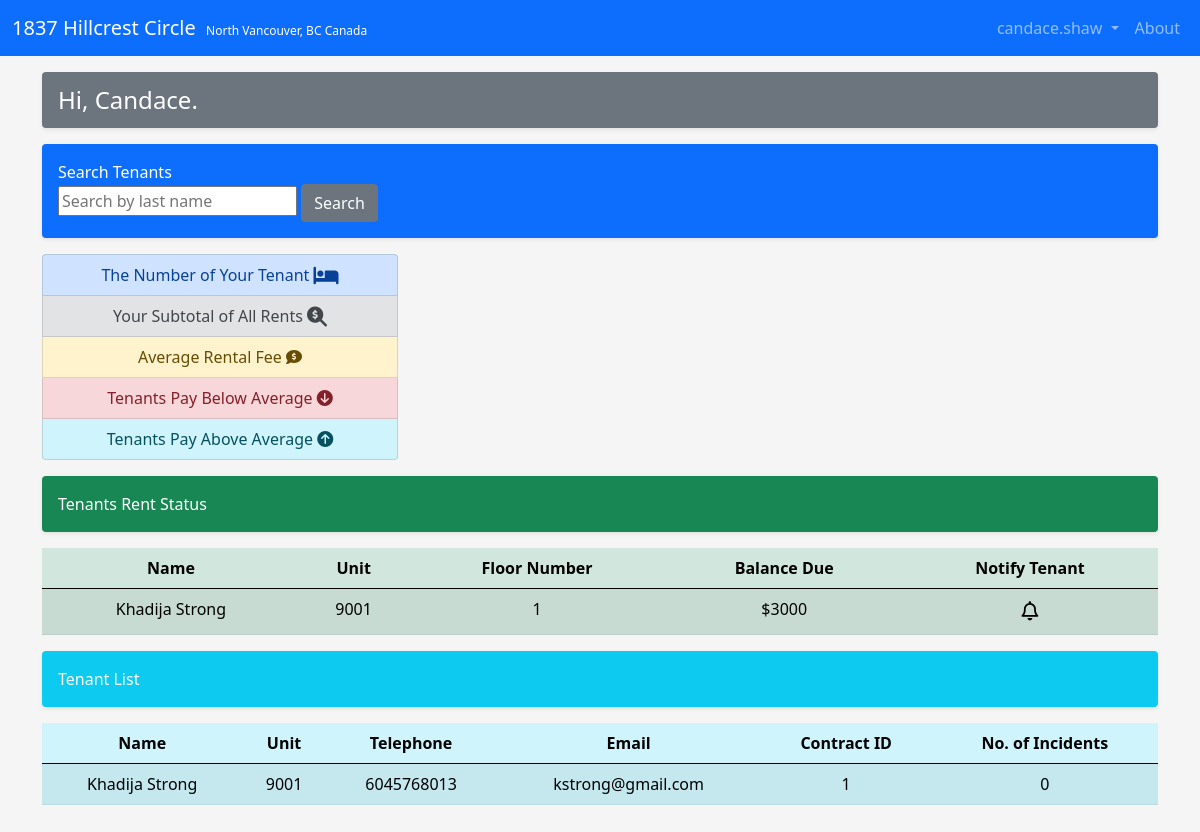
Screenshot of /views/landlordHomepage.php (signed in) with the database file from the repository.
### tables this page shows
CREATE TABLE ApartmentBuilding_Address(
    Address CHAR(50) PRIMARY KEY,
    City CHAR(50),
    Province CHAR(2),
    Country CHAR(50),
    FOREIGN KEY (Address) REFERENCES ApartmentBuilding(Address)
);

CREATE TABLE Landlord(
    SIN INTEGER PRIMARY KEY,
    FirstName CHAR(30),
    LastName CHAR(30),
    DateOfBirth DATE,
    CONSTRAINT unique_landlord UNIQUE(FirstName, LastName)
);

CREATE TABLE Landlord_Account(
    FirstName CHAR(30),
    LastName CHAR(30),
    Email CHAR(50),
    TelephoneNumber TEXT,
    AccountUsername CHAR(60) NOT NULL UNIQUE,
    PRIMARY KEY(FirstName, LastName),
    FOREIGN KEY(FirstName, LastName) REFERENCES Landlord(FirstName, LastName) ON DELETE CASCADE ON UPDATE CASCADE,
    FOREIGN KEY(AccountUsername) REFERENCES Account(Username) ON UPDATE CASCADE
);

CREATE TABLE ApartmentSpace(
    RoomID INTEGER PRIMARY KEY,
    BuildingID INTEGER NOT NULL,
    FloorNo INTEGER,
    NumberOfRooms INTEGER,
    FlooringType CHAR(40),
    Description TEXT,
    ApartmentCondition CHAR(100),
    IsFurnished CHAR(3),
      AreaSize INTEGER,
    FOREIGN KEY (BuildingID) REFERENCES ApartmentBuilding(BuildingID)
        ON DELETE CASCADE
        ON UPDATE CASCADE
);

### controllers/landlord.inc.php (called while the page is built, shortened)
<?php
    function getLandlordInfo($conn, $username) {
        $sql_get_landlordInfo = "SELECT la.FirstName, la.LastName, la.Email, la.TelephoneNumber, l.DateOfBirth, l.SIN, ab.Address FROM Landlord l, Landlord_Account la, ApartmentBuilding ab, ApartmentBuilding_Address aba WHERE l.FirstName=la.FirstName AND l.LastName=la.LastName AND la.AccountUsername='$username' AND ab.LandlordSIN=l.SIN AND ab.Address=aba.Address";
        $result_landlordInfo = $conn->query($sql_get_landlordInfo);
        $row_landlordInfo = mysqli_fetch_assoc($result_landlordInfo);
        $landlordInfo = [
            'FirstName' => $row_landlordInfo['FirstName'],
            'LastName' => $row_landlordInfo['LastName'],
            'Email' => $row_landlordInfo['Email'],
            'TelephoneNumber' => $row_landlordInfo['TelephoneNumber'],
            'DateOfBirth' => $row_landlordInfo['DateOfBirth'],
            'SIN' => $row_landlordInfo['SIN'],
            'Address' => $row_landlordInfo['Address']
        ];
        return $landlordInfo;
    }
    function getLandlordSIN($conn, $username) {
        $sql_get_landlordSIN = "SELECT l.SIN FROM Landlord l, Landlord_Account la WHERE AccountUsername='$username' AND l.FirstName=la.FirstName AND l.LastName=la.LastName";
        $result_landlordSIN = $conn->query($sql_get_landlordSIN);
        $landlordSIN = mysqli_fetch_assoc($result_landlordSIN)['SIN'];
        return $landlordSIN;
    }
    function getAllTenantsRentStatus($conn, $landlordSIN) {
        $sql_get_allTenantsRentStatus = "SELECT DISTINCT t.FirstName, t.LastName, aps.RoomID, aps.FloorNo, c.RentalFee FROM Tenant t, Tenant_Account ta, Landlord l, ApartmentSpace aps, ApartmentBuilding ab, Contract c WHERE ab.LandlordSIN=$landlordSIN AND ab.BuildingID=aps.BuildingID AND ta.ApartmentRoomID=aps.RoomID AND t.FirstName=ta.FirstName AND t.LastName=ta.LastName AND ta.ContractID=c.ContractID";
        $result_allTenantsRentStatus = $conn->query($sql_get_allTenantsRentStatus);
        $allTenantsRentStatus = [];
        while ($row_curr = mysqli_fetch_assoc($result_allTenantsRentStatus)) {
            $curr_tenant = [
                'FirstName' => $row_curr['FirstName'],
                'LastName' => $row_curr['LastName'],
                'RoomID' => $row_curr['RoomID'],
                'FloorNo' => $row_curr['FloorNo'],
                'RentalFee' => $row_curr['RentalFee']
            ];
            array_push($allTenantsRentStatus, $curr_tenant);
        }
        return $allTenantsRentStatus;
    }
    function getAllTenants($conn, $landlordSIN) {
        $sql_get_allTenants = "SELECT DISTINCT t.FirstName, t.LastName, aps.RoomID, ta.TelephoneNum, ta.Email, ta.ContractID, ta.NumOfIncidents FROM Tenant t, Tenant_Account ta, Landlord l, ApartmentSpace aps, ApartmentBuilding ab WHERE ab.LandlordSIN=$landlordSIN AND ab.BuildingID=aps.BuildingID AND ta.ApartmentRoomID=aps.RoomID AND t.FirstName=ta.FirstName AND t.LastName=ta.LastName";
        $result_allTenants = $conn->query($sql_get_allTenants);
        $allTenants = [];
        while ($row_curr = mysqli_fetch_assoc($result_allTenants)) {
            $curr_tenant = [
                'FirstName' => $row_curr['FirstName'],
                'LastName' => $row_curr['LastName'],
                'RoomID' => $row_curr['RoomID'],
                'TelephoneNum' => $row_curr['TelephoneNum'],
                'Email' => $row_curr['Email'],
                'ContractID' => $row_curr['ContractID'],
                'NumOfIncidents' => $row_curr['NumOfIncidents']
            ];
            array_push($allTenants, $curr_tenant);
        }
        return $allTenants;
    }

### views/landlordHomepage.php (the view, shortened to what this page needs)
<?php
    include '../views/templates/header.php';
    include '../views/templates/navbar.php';
    include '../controllers/landlord.inc.php';
    $landlordInfo = getLandlordInfo($GLOBALS['conn'], $_SESSION['username']);
    $landlordSIN = getLandlordSIN($GLOBALS['conn'], $_SESSION['username']);
    $allTenantsRentStatus = getAllTenantsRentStatus($GLOBALS['conn'], $landlordSIN);
    $allTenants = getAllTenants($GLOBALS['conn'], $landlordSIN);
?>
<main class="container pb-3">
    <div class="d-flex p-3 my-3 text-white bg-secondary rounded shadow-sm">
        <div class="lh-1">
            <h4 class="mb-0 text-white lh-1">Hi, <?php echo $landlordInfo['FirstName']; ?>.</h4>
        </div>
    </div>
    <div class="my-3 p-3 bg-primary text-white rounded shadow-sm" style="text-align: initial">
        Search Tenants
        <div>
            <input type="text"
                   name="searchTenants"
                   id="searchTenantByLastNameText"
                   placeholder="Search by last name"
                   value="" required>
            <button class="register-btn btn btn-secondary"
                    type="submit"
                    id="searchTenantByLastNameSubmit"
                    name="searchTenantByLastNameSubmit"
                    value=""
                    form="searchTenantByLastNameForm">Search</button>
        </div>
    </div>
    <div class="row">
        <div class="col-4">
            <div class="list-group" id="list-tab" role="tablist">
                <a class="list-group-item list-group-item-action list-group-item-primary" id="list-numOfTenants-list" data-bs-toggle="list" href="#list-numOfTenants" role="tab" aria-controls="list-numOfTenants">The Number of Your Tenant <i class="fas fa-bed fa-lg"></i></a>
                <a class="list-group-item list-group-item-action list-group-item-secondary" id="list-totalRents-list" data-bs-toggle="list" href="#list-totalRents" role="tab" aria-controls="list-totalRents">Your Subtotal of All Rents <i class="fas fa-search-dollar fa-lg"></i></a>
                <a class="list-group-item list-group-item-action list-group-item-warning" id="list-averageRentalFee-list" data-bs-toggle="list" href="#list-averageRentalFee" role="tab" aria-controls="list-averageRentalFee">Average Rental Fee <i class="fas fa-comment-dollar"></i></a>
                <a class="list-group-item list-group-item-action list-group-item-danger" id="list-tenantsBelowAverage-list" data-bs-toggle="list" href="#list-tenantsBelowAverage" role="tab" aria-controls="list-tenantsBelowAverage">Tenants Pay Below Average <i class="fas fa-arrow-circle-down"></i></a>
                <a class="list-group-item list-group-item-action list-group-item-info" id="list-tenantsAboveAverage-list" data-bs-toggle="list" href="#list-tenantsAboveAverage" role="tab" aria-controls="list-tenantsAboveAverage">Tenants Pay Above Average <i class="fas fa-arrow-circle-up"></i></i></a>
            </div>
        </div>
        <div class="col-8">
        </div>
    </div>
    <div class="my-3 p-3 bg-success text-white rounded shadow-sm" style="text-align: initial">
        Tenants Rent Status
    </div>
    <table class="table table-success table-striped">
        <thead>
            <tr>
                <th scope="col">Name</th>
                <th scope="col">Unit</th>
                <th scope="col">Floor Number</th>
                <th scope="col">Balance Due</th>
                <th scope="col">Notify Tenant</th>
            </tr>
        </thead>
        <tbody>
            <?php
                foreach ($allTenantsRentStatus as $tenantRentStatus) {
                    echo "<tr>
                                <td>{$tenantRentStatus['FirstName']} {$tenantRentStatus['LastName']}</td>
                                <td>{$tenantRentStatus['RoomID']}</td>
                                <td>{$tenantRentStatus['FloorNo']}</td>
                                <td>\${$tenantRentStatus['RentalFee']}</td>
                                <td><span style='font-size:1.2em;'>
                                    <a href='#' style='text-decoration:none;color:black;'><i class='far fa-bell'></i></a>
                                </span></td>
                        </tr>";
                }
            ?>
        </tbody>
    </table>
    <div class="my-3 p-3 bg-info text-white rounded shadow-sm" style="text-align: initial">
        Tenant List
    </div>
    <table class="table table-info table-striped">
        <thead>
        <tr>
            <th scope="col">Name</th>
            <th scope="col">Unit</th>
            <th scope="col">Telephone</th>
            <th scope="col">Email</th>
            <th scope="col">Contract ID</th>
            <th scope="col">No. of Incidents</th>
        </tr>
        </thead>
        <tbody>
            <?php
                foreach ($allTenants as $tenant) {
                    echo "<tr>
                            <td>{$tenant['FirstName']} {$tenant['LastName']}</td>
                            <td>{$tenant['RoomID']}</td>
                            <td>{$tenant['TelephoneNum']}</td>
                            <td>{$tenant['Email']}</td>
                            <td>{$tenant['ContractID']}</td>
                            <td>{$tenant['NumOfIncidents']}</td>
                        </tr>";
                }
            ?>
        </tbody>
    </table>
</main>
<link href="../css/application.css" rel="stylesheet">
<?php include('../views/templates/footer.php'); ?>

### views/templates/header.php (shortened to what this page needs)
<!doctype html>
<html lang="en">
<head>
    <link href="https://cdn.jsdelivr.net/npm/bootstrap@5.0.1/dist/css/bootstrap.min.css" rel="stylesheet">
</head>
<body class="text-center">

### views/templates/navbar.php (shortened to what this page needs)
<?php
    require '../controllers/navbar.inc.php';
?>
<nav class="navbar navbar-expand-lg navbar-dark bg-primary">
    <div class="container-fluid">
        <?php
            $userType = checkUserType($GLOBALS['conn'], $_SESSION['username']);
            setNavbarView($GLOBALS['conn'], $_SESSION['username'], $userType);
        ?>
        <div class="collapse navbar-collapse" id="navbarNavDropdown">
            <ul class="navbar-nav ms-auto">
                <li class="nav-item dropdown">
                    <a class="nav-link dropdown-toggle" href="#" id="navbarDropdownMenuLink" role="button" data-bs-toggle="dropdown" aria-expanded="false">
                        <?php echo $_SESSION['username']; ?>
                    </a>
                </li>
                <li class="nav-item">
                    <a class="nav-link" href="../views/aboutViewPage.php">About</a>
                </li>
            </ul>
        </div>
    </div>
</nav>

### controllers/navbar.inc.php (shortened to what this page needs)
<?php
    function setNavbarView($conn, $username, $userType) {
        if ($userType === "tenant") {
            $sql_tenant = 'SELECT aps.RoomID, aps.FloorNo, aba.Address, aba.City FROM Tenant_Account ta JOIN ApartmentSpace aps';
            $sql_tenant .= ' JOIN ApartmentBuilding ab JOIN ApartmentBuilding_Address aba';
            $sql_tenant .= ' WHERE ta.AccountUsername="'.$username.'"';
            $sql_tenant .= ' AND ta.ApartmentRoomID=aps.RoomID AND aps.BuildingID=ab.BuildingID AND ab.Address=aba.Address';
            $result_tenant = $conn->query($sql_tenant);
            if ($row_tenant = mysqli_fetch_assoc($result_tenant)) {
                echo '<a class="navbar-brand" href="tenantHomepage.php">
                                Room '.$row_tenant['RoomID'].', '.
                    'Floor '.$row_tenant['FloorNo'].
                    ' &nbsp;<small style="font-size:0.6em;">'.
                    $row_tenant['Address'].', '.$row_tenant['City'].
                    '</small></a>';
            }
            mysqli_free_result($result_tenant);
        } else if ($userType === "landlord") {
            $sql_landlord = 'SELECT aba.Address, aba.City, aba.Province, aba.Country FROM ApartmentBuilding ab JOIN ApartmentBuilding_Address aba';
            $sql_landlord .= ' WHERE ab.LandlordSIN=(SELECT SIN FROM Landlord l2, Landlord_Account la';
            $sql_landlord .= ' WHERE la.AccountUsername="'.$username.'" AND l2.FirstName=la.FirstName AND l2.LastName=la.LastName)';
            $sql_landlord .= ' AND ab.Address=aba.Address';
            $result_landlord = $conn->query($sql_landlord);
            if ($row_landlord = mysqli_fetch_assoc($result_landlord)) {
                echo '<a class="navbar-brand" href="landlordHomepage.php">'
                    .$row_landlord['Address']
                    .' &nbsp;<small style="font-size:0.6em;">'
                    .$row_landlord['City'].', '
                    .$row_landlord['Province'].' '
                    .$row_landlord['Country'].
                    '</small></a>';
            }
        } else {
            echo '<a class="navbar-brand" href="landlordHomepage.php">GUEST</a>';
        }
    }

### views/templates/footer.php (shortened to what this page needs)
</body>
</html>

### css/application.css (style rules this page uses)
html, body { height: 100%; }
body { background-color: #f5f5f5; }

### rows the page displays
apartmentbuilding_address: Address "1837 Hillcrest Circle", City "North Vancouver", Province "BC", Country "Canada"
landlord: landlord_account.FirstName "Candace"
apartmentspace: FirstName "Khadija", LastName "Strong", RoomID "9001", FloorNo "1", RentalFee "3000", TelephoneNum "6045768013", Email "kstrong@gmail.com", ContractID "1", NumOfIncidents "0"

### other values shown
$_SESSION['username'] "candace.shaw"
